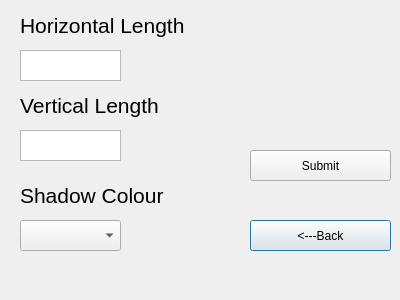
<?xml version="1.0" encoding="UTF-8"?>
<ui version="4.0">
 <class>boxShadow</class>
 <widget class="QDialog" name="boxShadow">
  <property name="geometry">
   <rect>
    <x>0</x>
    <y>0</y>
    <width>400</width>
    <height>300</height>
   </rect>
  </property>
  <property name="windowTitle">
   <string>Dialog</string>
  </property>
  <widget class="QLabel" name="label">
   <property name="geometry">
    <rect>
     <x>20</x>
     <y>10</y>
     <width>181</width>
     <height>31</height>
    </rect>
   </property>
   <property name="font">
    <font>
     <pointsize>16</pointsize>
    </font>
   </property>
   <property name="text">
    <string>Horizontal Length</string>
   </property>
  </widget>
  <widget class="QLabel" name="label_2">
   <property name="geometry">
    <rect>
     <x>20</x>
     <y>180</y>
     <width>151</width>
     <height>31</height>
    </rect>
   </property>
   <property name="font">
    <font>
     <pointsize>16</pointsize>
    </font>
   </property>
   <property name="text">
    <string>Shadow Colour</string>
   </property>
  </widget>
  <widget class="QLabel" name="label_3">
   <property name="geometry">
    <rect>
     <x>20</x>
     <y>90</y>
     <width>161</width>
     <height>31</height>
    </rect>
   </property>
   <property name="font">
    <font>
     <pointsize>16</pointsize>
    </font>
   </property>
   <property name="text">
    <string>Vertical Length</string>
   </property>
  </widget>
  <widget class="QComboBox" name="cBShadowcolour">
   <property name="geometry">
    <rect>
     <x>20</x>
     <y>220</y>
     <width>101</width>
     <height>31</height>
    </rect>
   </property>
  </widget>
  <widget class="QTextEdit" name="tEHorztLength">
   <property name="geometry">
    <rect>
     <x>20</x>
     <y>50</y>
     <width>101</width>
     <height>31</height>
    </rect>
   </property>
  </widget>
  <widget class="QTextEdit" name="tEVertLength">
   <property name="geometry">
    <rect>
     <x>20</x>
     <y>130</y>
     <width>101</width>
     <height>31</height>
    </rect>
   </property>
  </widget>
  <widget class="QLabel" name="submitLabel">
   <property name="geometry">
    <rect>
     <x>260</x>
     <y>40</y>
     <width>121</width>
     <height>51</height>
    </rect>
   </property>
   <property name="font">
    <font>
     <pointsize>16</pointsize>
    </font>
   </property>
   <property name="text">
    <string/>
   </property>
  </widget>
  <widget class="QPushButton" name="backButton">
   <property name="geometry">
    <rect>
     <x>250</x>
     <y>220</y>
     <width>141</width>
     <height>31</height>
    </rect>
   </property>
   <property name="text">
    <string>&lt;---Back</string>
   </property>
  </widget>
  <widget class="QPushButton" name="submitButton">
   <property name="geometry">
    <rect>
     <x>250</x>
     <y>150</y>
     <width>141</width>
     <height>31</height>
    </rect>
   </property>
   <property name="text">
    <string>Submit</string>
   </property>
  </widget>
 </widget>
 <resources/>
 <connections/>
</ui>
